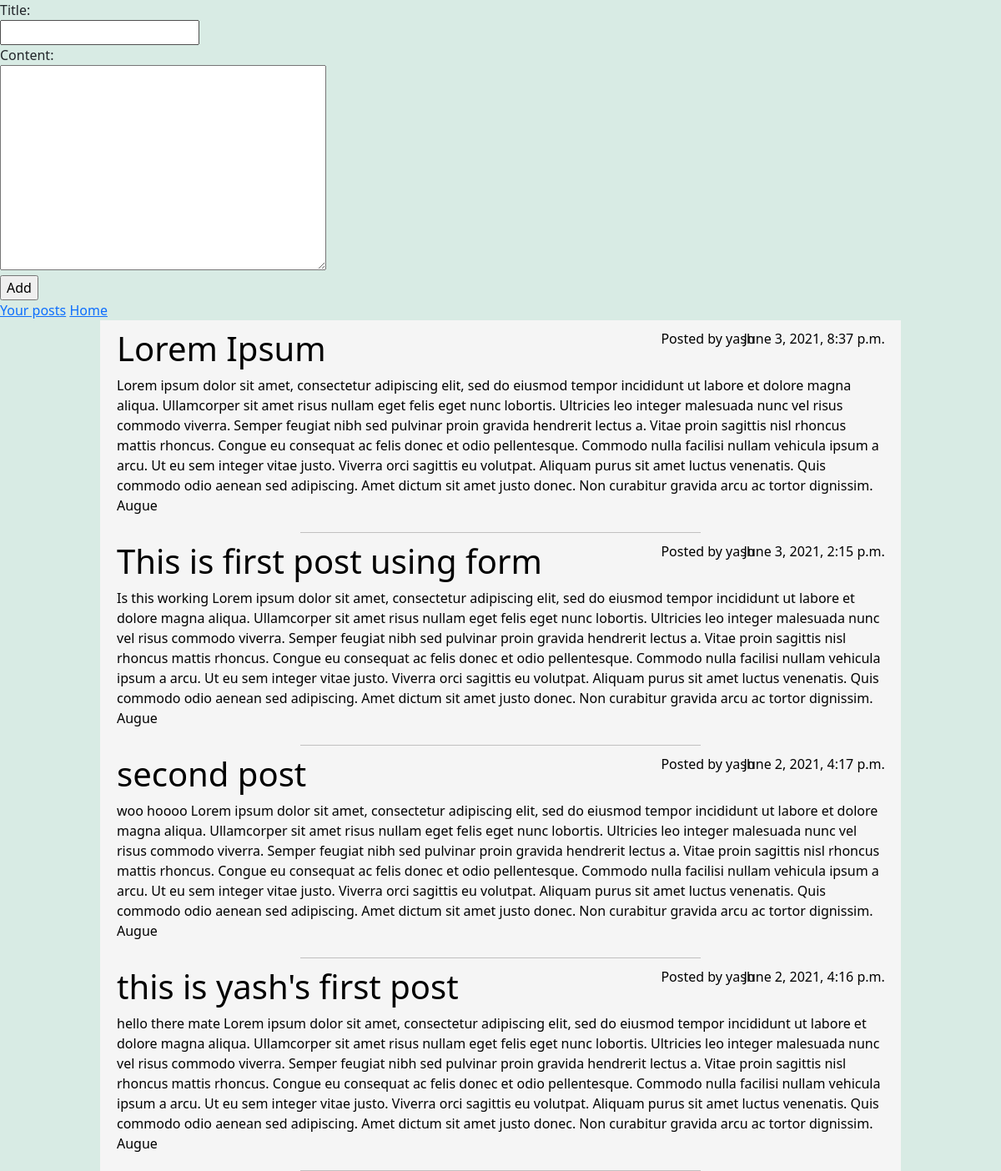
The app's page / (signed in), older data.
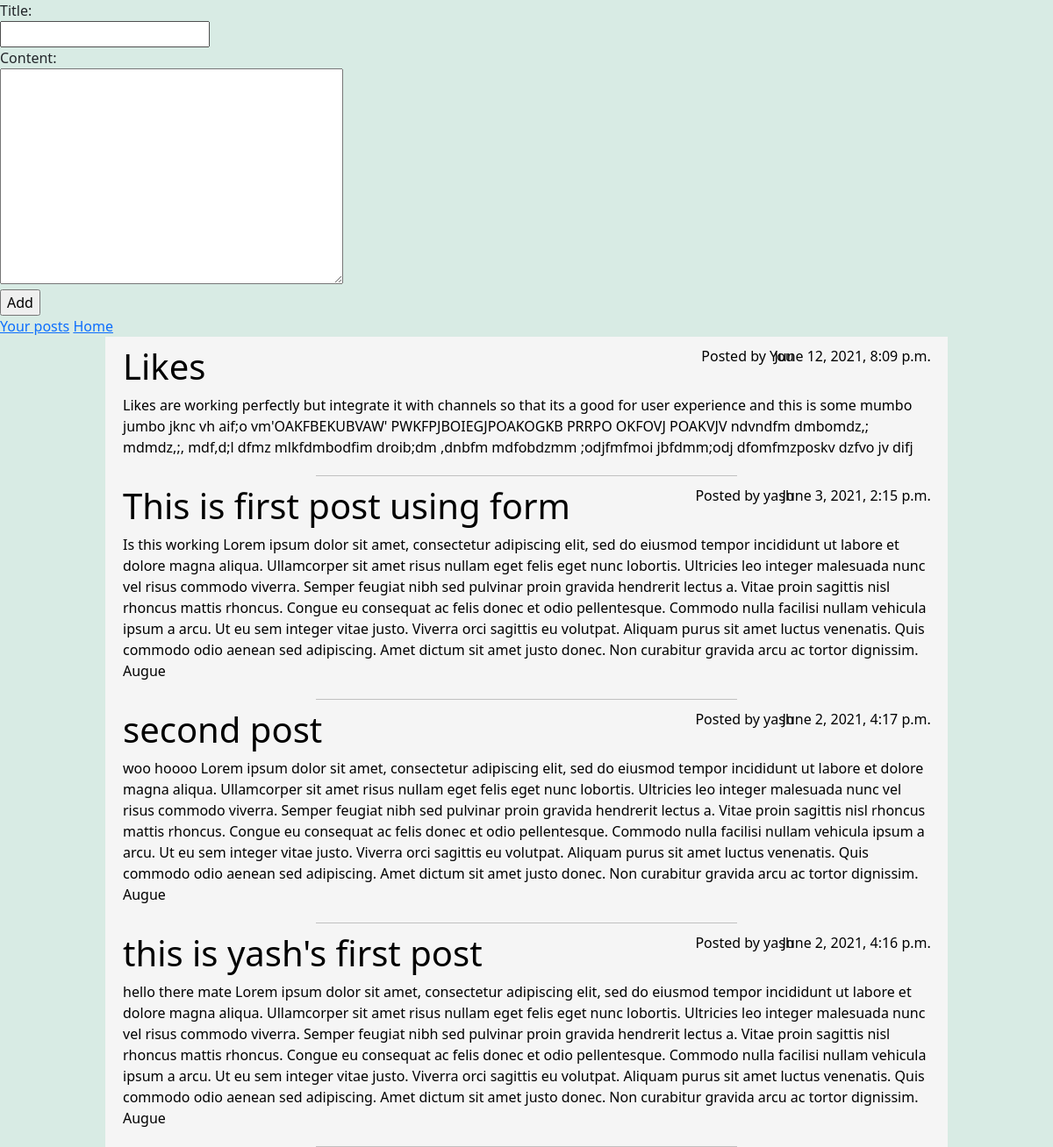
The same page, newer data.
### post/models.py (models this page shows, shortened)
class Post(models.Model):
    title = models.CharField(max_length = 100)
    content = models.TextField()
    date_posted = models.DateTimeField(default = timezone.now)
    author = models.ForeignKey(User, on_delete = models.CASCADE, related_name="posts")
    liked_users = models.ManyToManyField(User, related_name="liked_posts")

### post/views.py (the view)
# urls.py: path("", views.index, name="index"),
@login_required(login_url="users:login")
def index(request):
    posts =  Post.objects.all().order_by("-date_posted")
    form = PostForm()
    return render(request, "post/index.html", {
        "posts" : posts,
        "message": "No posts yet!. Be the first one to post!!",
        "index": True,
        "form" : form
    })

### post/forms.py
class PostForm(ModelForm):
    class Meta:
        model = Post
        fields = ['title', 'content']

### post/templates/post/index.html (shortened to what this page needs)
{% extends "post/layout.html" %}
{% block body %}
    {% if index %}
        <form add="{% url 'post:add_post' %}" method="POST">
            {{form}}
            <input type="submit" value="Add">
        </form>
        <a href="{% url 'post:my_posts' %}">Your posts</a>
        <a href="{% url 'users:index' %}">Home</a>
    {% else %}
        <a href="{% url 'post:index' %}">All Posts</a>
    {% endif %}
    <div class="post-container">
        {% for post in posts %}
            <a href="{% url 'post:view_post' post.id %}" class="post_link">
                <div class="post">
                    <h1 class="title"> {{ post.title }} </h1>
                    <div class="author"> Posted by
                        {% if request.user == post.author %}
                            You
                        {% else %}
                            {{ post.author.first_name}}
                        {% endif %}
                    </div>
                    <div class="date"> {{ post.date_posted }} </div>
                    <div class="content"> {{ post.content }} </div>
                </div>
            </a>
            <hr style="width:50%; margin: auto; color:rgb(37, 32, 32);">
        {% empty %}
            <div class="empty">
                <h1> {{message}}</h1>
                <a href="{% url 'post:add_post' %}">Add post</a>
            </div>
        {% endfor %}
    </div>
{% endblock %}

Row changes from the older to the newer data that the page shows:
removed Post: title "Lorem Ipsum", author.first_name "yash", date_posted "June 3, 2021, 8:37 p.m.", content "Lorem ipsum dolor sit amet, consectetur adipiscing elit, sed do eiusmod tempor incididunt ut labore et dolore magna aliqua. Ullamcorper sit amet risus nullam eget felis eget nunc lobortis. Ultricies leo integer malesuada nunc vel risus commodo viverra. Semper feugiat nibh sed pulvinar proin gravida hendrerit lectus a. Vitae proin sagittis nisl rhoncus mattis rhoncus. Congue eu consequat ac felis donec et odio pellentesque. Commodo nulla facilisi nullam vehicula ipsum a arcu. Ut eu sem integer vitae justo. Viverra orci sagittis eu volutpat. Aliquam purus sit amet luctus venenatis. Quis commodo odio aenean sed adipiscing. Amet dictum sit amet justo donec. Non curabitur gravida arcu ac tortor…"
added Post: title "Likes", shows "You", date_posted "June 12, 2021, 8:09 p.m.", content "Likes are working perfectly but integrate it with channels so that its a good for user experience and this is some mumbo jumbo jknc vh aif;o vm'OAKFBEKUBVAW' PWKFPJBOIEGJPOAKOGKB PRRPO OKFOVJ POAKVJV ndvndfm dmbomdz,; mdmdz,;, mdf,d;l dfmz mlkfdmbodfim droib;dm ,dnbfm mdfobdzmm ;odjfmfmoi jbfdmm;odj dfomfmzposkv dzfvo jv difj"
